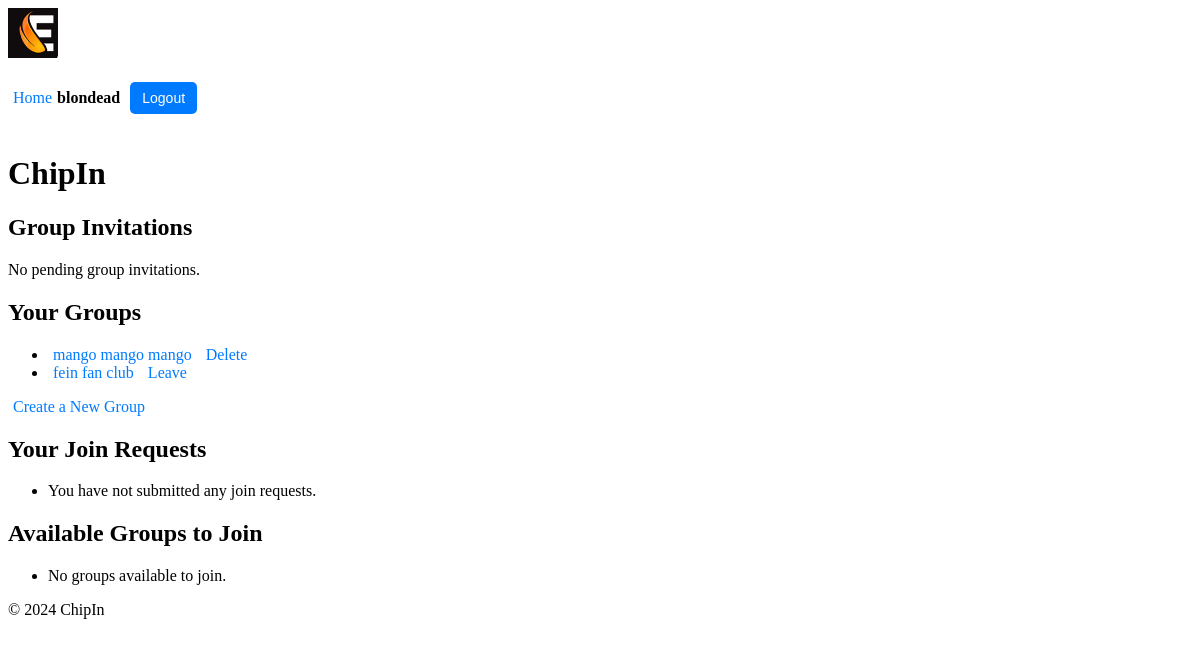
The app's page /chipin/ (signed in), older data.
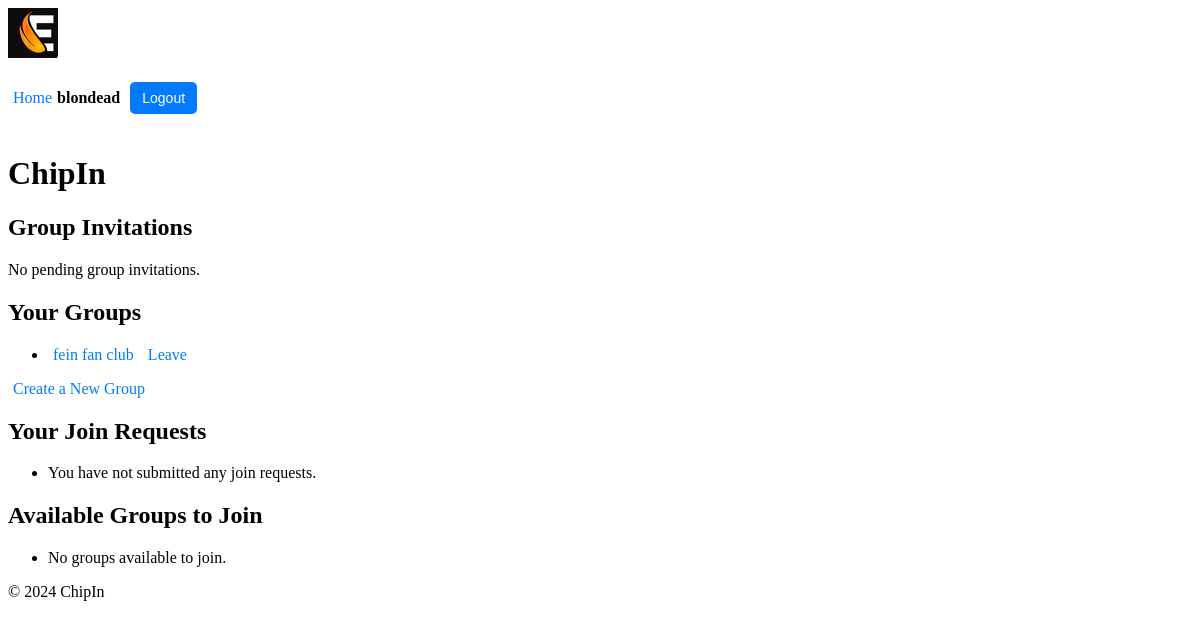
The same page, newer data.
### chipin/models.py (models this page shows)
class Group(models.Model):
    name = models.CharField(max_length=100)
    admin = models.ForeignKey(User, related_name='admin_groups', on_delete=models.CASCADE)
    members = models.ManyToManyField(User, related_name='group_memberships', blank=True)
    invited_users = models.ManyToManyField(User, related_name='pending_invitations', blank=True)

### chipin/views.py (the view)
# urls.py: path("", views.home, name="home"),
@login_required
def home(request):
    pending_invitations = Group.objects.filter(invited_users=request.user)
    user_join_requests = GroupJoinRequest.objects.filter(user=request.user)
    available_groups = Group.objects.exclude(members=request.user)
    return render(request, 'chipin/home.html', { # Pass data to the template
        'pending_invitations': pending_invitations,
        'user_join_requests': user_join_requests,
        'available_groups': available_groups
    })

### chipin/context_processors.py (called while the page is built)
def user_profile(request):
    if request.user.is_authenticated:
        try:
            return {'nickname': request.user.profile.nickname}
        except Profile.DoesNotExist:
            return {'nickname': request.user.username}  # Fallback to username if no profile exists
    return {}

### chipin/templates/chipin/home.html (shortened to what this page needs)
{% extends 'chipin/base.html' %}
{% load static %}
{% block content %}
    <h1>ChipIn</h1>
    <h2>Group Invitations</h2>
    <div class="invitation-notification">
        {% if pending_invitations %}
            <ul>
                {% for group in pending_invitations %}
                    <li>
                        You have been invited to join <strong>{{ group.name }}</strong>.
                        <a href="{% url 'chipin:accept_invite' group.id %}?user_id={{ request.user.id }}">Accept</a>
                    </li>
                {% empty %}
                    <li>No pending group invitations.</li>
                {% endfor %}
            </ul>
        {% else %}
            <p>No pending group invitations.</p>
        {% endif %}
    </div>
    <h2>Your Groups</h2>
    <ul>
        {% for group in user.group_memberships.all %}
        <li>
            <a href="{% url 'chipin:group_detail' group.id %}">{{ group.name }}</a>
            {% if group.admin == request.user %}
                <a href="{% url 'chipin:delete_group' group.id %}" onclick="return confirm('Are you sure you want to delete this group?');">Delete</a>
            {% else %}
                <a href="{% url 'chipin:leave_group' group.id %}" onclick="return confirm('Are you sure you want to leave this group?');">Leave</a>
            {% endif %}
        </li>
        {% empty %}
        <li>You are not a member of any group yet.</li>
        {% endfor %}
    </ul>
    <a href="{% url 'chipin:create_group' %}">Create a New Group</a>
    <h2>Your Join Requests</h2>
    <ul>
        {% for join_request in user_join_requests %}
        <li>
            You requested to join <strong>{{ join_request.group.name }}</strong> on {{ join_request.created_at }}.
            <a href="{% url 'chipin:delete_join_request' join_request.id %}" onclick="return confirm('Are you sure you want to delete this join request?');">Delete</a>
        </li>
        {% empty %}
        <li>You have not submitted any join requests.</li>
        {% endfor %}
    </ul>
    <h2>Available Groups to Join</h2>
    <ul>
        {% for group in available_groups %}
        <li>
            <a href="{% url 'chipin:group_detail' group.id %}">{{ group.name }}</a>
            <span>- Admin: {{ group.admin.profile.nickname }}</span>
        </li>
        {% empty %}
        <li>No groups available to join.</li>
        {% endfor %}
    </ul>
{% endblock %}

Row changes from the older to the newer data that the page shows:
removed Group: name "mango mango mango", shows "Delete"
